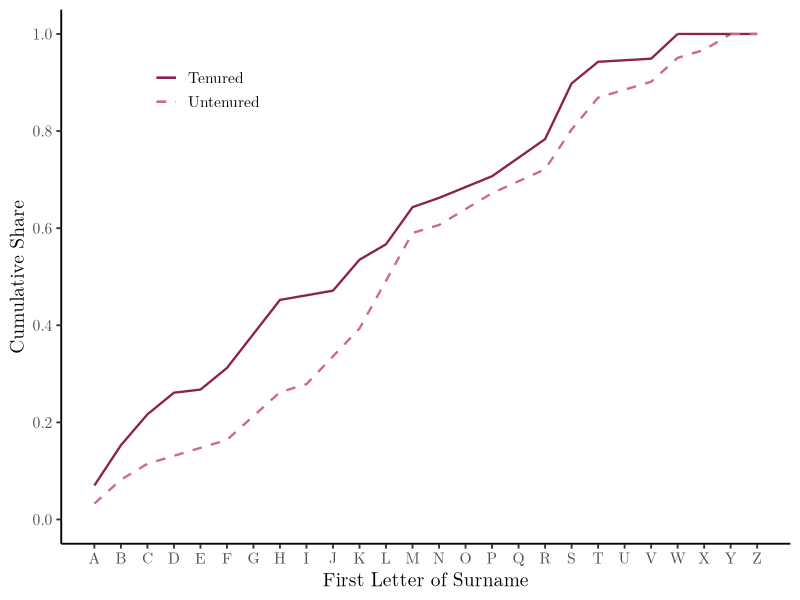

Write R code to recreate this figure. (Note: this script raises an error after producing the figure.)
## ALL FILE PATHS IN SCRIPT ARE RELATIVE TO THIS SCRIPT'S FOLDER LOCATION (code/)

rm(list = ls())

library(data.table, warn.conflicts = FALSE)
library(ggplot2)

# Overleaf LMRoman font
latex_font <- "LM Roman 10"

# Locan Overleaf path, to copy output directly. 
overleaf <- "/Users/sgdodd/Library/CloudStorage/Dropbox-Penn/Stephanie Dodd/Apps/Overleaf/Stat 5200/replication exhibits"

#####################################################
# Pull in faculty data
#####################################################

# Data output from dta_to_csv.R (names already cleaned data_to_csv.R)
faculty <- fread("../data/raw/Surnames_faculty_data.csv")

# Sort alphabetically by last name
setorder(faculty, lname)

# Alphabetical order of surname initial: A = 1 ... Z = 26
faculty[, initial := toupper(substr(lname, 1, 1))]
faculty[, alph_order := match(initial, LETTERS)]


#####################################################
# Figure 1: CDF tenure by initial, for economists
#####################################################

# Restrict to econ data
econdata <- faculty[psych == 0]

# Rm people with missing tenure status. 
econdata <- econdata[!is.na(tenure)]

# Create untenured var for cdf 
econdata[, untenured := NA_integer_]
econdata[tenure == 0, untenured := 1]
econdata[tenure == 1, untenured := 0]

# CDFs of tenure and untenured, for economists, by department rank group
for (top in c(5, 10, 20, 35)) {

	if (top == 35) {
		fname <- "alldept"
	} else {
		fname <- paste0("top", top)
	}

	# Restrict to departments ranked 1 to top
	econ_top <- econdata[rank >= 1 & rank <= top]

	tenureCDF_econ <- ggplot() +
		stat_ecdf(data = econ_top[tenure == 1],
			aes(x = alph_order, color = "Tenured", linetype = "Tenured"),
			geom = "line", pad = FALSE, linewidth = 0.8) +
		stat_ecdf(data = econ_top[untenured == 1],
			aes(x = alph_order, color = "Untenured", linetype = "Untenured"),
			geom = "line", pad = FALSE, linewidth = 0.8) +
		# CDF hits 1 at the last observed initial; extend each line flat at 1 out to Z
		geom_segment(aes(x = max(econ_top[tenure == 1]$alph_order), xend = 26, y = 1, yend = 1,
			color = "Tenured", linetype = "Tenured"), linewidth = 0.8) +
		geom_segment(aes(x = max(econ_top[untenured == 1]$alph_order), xend = 26, y = 1, yend = 1,
			color = "Untenured", linetype = "Untenured"), linewidth = 0.8) +
		scale_color_manual(values = c("Tenured" = "violetred4", "Untenured" = "palevioletred3")) +
		scale_linetype_manual(values = c("Tenured" = "solid", "Untenured" = "dashed")) +
		scale_x_continuous(breaks = 1:26, labels = LETTERS) +
		scale_y_continuous(limits = c(0, 1), breaks = seq(0, 1, 0.2)) +
		labs(x = "First Letter of Surname", y = "Cumulative Share",
			color = NULL, linetype = NULL) +
		theme_classic(base_size = 14, base_family = latex_font) +
		theme(legend.position = c(0.2, 0.85))

	ggsave(paste0("../output/tenureCDF_econ_", fname, ".pdf"), tenureCDF_econ,
		width = 5, height = 4, device = quartz, type = "pdf")
	ggsave(file.path(overleaf, paste0("tenureCDF_econ_", fname, ".pdf")), tenureCDF_econ,
		width = 5, height = 4, device = quartz, type = "pdf")
}


##############################################################
# Table 1: LPM of tenure on surname initial, for economists
##############################################################
# Description of regression specification in README. 
econ_reg <- econdata

# American = 1 if nationality is USA; lots of blanks, counted as not American
econ_reg[, american := 0]
econ_reg[nationality == "USA", american := 1]

# Origin controls: the RAs' two name-origin classifications didn't fully agree, so the paper includes both sets (jewish, indian, otherasian and the "2" versions)
# For each department cutoff: one regression without controls, one with

# Ok, looped regs, w and w/o controls, for different rank groups, to recreate table 1
table1 <- data.table()
for (top in c(5, 10, 20, 35)) {

	# Restrict to departments ranked 1 to top for each group
	# Non-emeritus faculty only
	econ_top <- econ_reg[rank >= 1 & rank <= top & emeritus == 0]

	# Run and store regs
	reg_nocontrols <- lm(tenure ~ alph_order, data = econ_top)
	reg_controls   <- lm(tenure ~ alph_order + american +
		jewish + indian + otherasian + jewish2 + indian2 + otherasian2,
		data = econ_top)

	# Store relevant coeffs, and export regression table outputs as data to input in latex table
	for (controls in c(0, 1)) {
		if (controls == 0) reg <- reg_nocontrols
		if (controls == 1) reg <- reg_controls

		coefs <- summary(reg)$coefficients
		table1 <- rbind(table1, data.table(
			top        = top,
			controls   = controls,
			coef       = coefs["alph_order", "Estimate"],
			se         = coefs["alph_order", "Std. Error"],
			pval       = coefs["alph_order", "Pr(>|t|)"],
			amer_coef  = ifelse(controls == 1, coefs["american", "Estimate"], NA),
			amer_se    = ifelse(controls == 1, coefs["american", "Std. Error"], NA),
			amer_pval  = ifelse(controls == 1, coefs["american", "Pr(>|t|)"], NA),
			rsq        = summary(reg)$r.squared,
			n          = nobs(reg),
			n_tenured  = sum(econ_top$tenure)))
	}
}


## Format Table 1 like the paper

# Significance stars: *** 1 percent, ** 5 percent, * 10 percent
table1[, stars := ""]
table1[pval < 0.10, stars := "*"]
table1[pval < 0.05, stars := "**"]
table1[pval < 0.01, stars := "***"]

table1[, amer_stars := ""]
table1[amer_pval < 0.10, amer_stars := "*"]
table1[amer_pval < 0.05, amer_stars := "**"]
table1[amer_pval < 0.01, amer_stars := "***"]

# Cell text: 4 decimals for coefficients and SEs, SEs in parentheses, LaTeX minus signs
table1[, coef_txt := gsub("-", "$-$", paste0(sprintf("%.4f", coef), stars))]
table1[, se_txt := sprintf("(%.4f)", se)]

# American: emdash in the no-controls columns
table1[, amer_txt := "---"]
table1[controls == 1, amer_txt := gsub("-", "$-$", paste0(sprintf("%.4f", amer_coef), amer_stars))]
table1[, amer_se_txt := ""]
table1[controls == 1, amer_se_txt := sprintf("(%.4f)", amer_se)]

table1[, origin_txt := "No"]
table1[controls == 1, origin_txt := "Yes"]

# N and number tenured span both columns of a sample, so take them from the no-controls rows
table1_n <- table1[controls == 0]
table1_n[, n_txt := paste0("\\multicolumn{2}{c}{", format(n, big.mark = ",", trim = TRUE), "}")]
table1_n[, tenured_txt := paste0("\\multicolumn{2}{c}{", n_tenured,
	" (", sprintf("%.1f", 100 * n_tenured / n), "\\%)}")]

# Aaaaaaand output tex file with formatted table
table1_tex <- c(
	"\\begin{tabular}{l *{8}{c}}",
	"\\toprule",
	"& \\multicolumn{8}{c}{\\textit{DV: Tenure}} \\\\",
	" & \\multicolumn{2}{c}{Top 5 econ} & \\multicolumn{2}{c}{Top 10 econ} & \\multicolumn{2}{c}{Top 20 econ} & \\multicolumn{2}{c}{Top 35 econ} \\\\",
	"\\cmidrule(lr){2-3} \\cmidrule(lr){4-5} \\cmidrule(lr){6-7} \\cmidrule(lr){8-9}",
	" & (1) & (2) & (3) & (4) & (5) & (6) & (7) & (8) \\\\",
	"\\midrule",
	paste0("Last name initial & ", paste(table1$coef_txt, collapse = " & "), " \\\\"),
	paste0(" & ", paste(table1$se_txt, collapse = " & "), " \\\\"),
	paste0("American nationality & ", paste(table1$amer_txt, collapse = " & "), " \\\\"),
	paste0(" & ", paste(table1$amer_se_txt, collapse = " & "), " \\\\"),
	"\\midrule[0.25pt]",
	paste0("Six origin controls & ", paste(table1$origin_txt, collapse = " & "), " \\\\"),
	paste0("Number of tenured (\\%) & ", paste(table1_n$tenured_txt, collapse = " & "), " \\\\"),
	paste0("R$^2$ & ", paste(sprintf("%.4f", table1$rsq), collapse = " & "), " \\\\"),
	paste0("Number of obs. & ", paste(table1_n$n_txt, collapse = " & "), " \\\\"),
	"\\bottomrule",
	"\\end{tabular}"
	)

writeLines(table1_tex, "../output/table1_tenure_econ.tex")
writeLines(table1_tex, file.path(overleaf, "table1_tenure_econ.tex"))


#####################################################
# Figure 4: CDF tenure by initial, for psychologists
#####################################################

# Restrict to psych data
psychdata <- faculty[psych == 1]

# Rm people with missing tenure status. 
psychdata <- psychdata[!is.na(tenure)]

# Create untenured var for cdf 
psychdata[, untenured := NA_integer_]
psychdata[tenure == 0, untenured := 1]
psychdata[tenure == 1, untenured := 0]

# CDFs of tenure and untenured, for psychologists, by department rank group
for (top in c(5, 10, 20, 35)) {

	if (top == 35) {
		fname <- "alldept"
	} else {
		fname <- paste0("top", top)
	}

	# Restrict to departments ranked 1 to top
	psych_top <- psychdata[rank >= 1 & rank <= top]

	tenureCDF_psych <- ggplot() +
		stat_ecdf(data = psych_top[tenure == 1],
			aes(x = alph_order, color = "Tenured", linetype = "Tenured"),
			geom = "line", pad = FALSE, linewidth = 0.8) +
		stat_ecdf(data = psych_top[untenured == 1],
			aes(x = alph_order, color = "Untenured", linetype = "Untenured"),
			geom = "line", pad = FALSE, linewidth = 0.8) +
		# CDF hits 1 at the last observed initial; extend each line flat at 1 out to Z
		geom_segment(aes(x = max(psych_top[tenure == 1]$alph_order), xend = 26, y = 1, yend = 1,
			color = "Tenured", linetype = "Tenured"), linewidth = 0.8) +
		geom_segment(aes(x = max(psych_top[untenured == 1]$alph_order), xend = 26, y = 1, yend = 1,
			color = "Untenured", linetype = "Untenured"), linewidth = 0.8) +
		scale_color_manual(values = c("Tenured" = "violetred4", "Untenured" = "palevioletred3")) +
		scale_linetype_manual(values = c("Tenured" = "solid", "Untenured" = "dashed")) +
		scale_x_continuous(breaks = 1:26, labels = LETTERS) +
		scale_y_continuous(limits = c(0, 1), breaks = seq(0, 1, 0.2)) +
		labs(x = "First Letter of Surname", y = "Cumulative Share",
			color = NULL, linetype = NULL) +
		theme_classic(base_size = 14, base_family = latex_font) +
		theme(legend.position = c(0.2, 0.85))

	ggsave(paste0("../output/tenureCDF_psych_", fname, ".pdf"), tenureCDF_psych,
		width = 5, height = 4, device = quartz, type = "pdf")
	ggsave(file.path(overleaf, paste0("tenureCDF_psych_", fname, ".pdf")), tenureCDF_psych,
		width = 5, height = 4, device = quartz, type = "pdf")
}


#####################################################
# Table 4: LPM of tenure on surname initial, for psychologists
#####################################################

# Description of regression specification in README.

# No American control: nationality is blank for all psychologists

# Origin controls: the RAs' two name-origin classifications didn't fully agree, so the paper includes both sets (jewish, indian, otherasian and the "2" versions)
# For each department cutoff: one regression without controls, one with

# Ok, looped regs, w and w/o controls, for different rank groups, to recreate table 4
table4 <- data.table()
for (top in c(5, 10, 20, 35)) {

	# Restrict to departments ranked 1 to top for each group
	# Non-emeritus faculty only
	psych_top <- psychdata[rank >= 1 & rank <= top & emeritus == 0]

	# Run and store regs
	reg_nocontrols <- lm(tenure ~ alph_order, data = psych_top)
	reg_controls   <- lm(tenure ~ alph_order +
		jewish + indian + otherasian + jewish2 + indian2 + otherasian2,
		data = psych_top)

	# Store relevant coeffs, and export regression table outputs as data to input in latex table
	for (controls in c(0, 1)) {
		if (controls == 0) reg <- reg_nocontrols
		if (controls == 1) reg <- reg_controls

		coefs <- summary(reg)$coefficients
		table4 <- rbind(table4, data.table(
			top       = top,
			controls  = controls,
			coef      = coefs["alph_order", "Estimate"],
			se        = coefs["alph_order", "Std. Error"],
			pval      = coefs["alph_order", "Pr(>|t|)"],
			rsq       = summary(reg)$r.squared,
			n         = nobs(reg),
			n_tenured = sum(psych_top$tenure)))
	}
}


## Format Table 4 like the paper

# Significance stars: *** 1 percent, ** 5 percent, * 10 percent
table4[, stars := ""]
table4[pval < 0.10, stars := "*"]
table4[pval < 0.05, stars := "**"]
table4[pval < 0.01, stars := "***"]

# Cell text: 4 decimals for coefficients and SEs, SEs in parentheses, LaTeX minus signs
table4[, coef_txt := gsub("-", "$-$", paste0(sprintf("%.4f", coef), stars))]
table4[, se_txt := sprintf("(%.4f)", se)]

table4[, origin_txt := "No"]
table4[controls == 1, origin_txt := "Yes"]

# N and number tenured span both columns of a sample, so take them from the no-controls rows
table4_n <- table4[controls == 0]
table4_n[, n_txt := paste0("\\multicolumn{2}{c}{", format(n, big.mark = ",", trim = TRUE), "}")]
table4_n[, tenured_txt := paste0("\\multicolumn{2}{c}{", format(n_tenured, big.mark = ",", trim = TRUE),
	" (", sprintf("%.1f", 100 * n_tenured / n), "\\%)}")]

# Aaaaaaand output tex file with formatted table
table4_tex <- c(
	"\\begin{tabular}{l *{8}{c}}",
	"\\toprule",
	"& \\multicolumn{8}{c}{\\textit{DV: Tenure}} \\\\",
	" & \\multicolumn{2}{c}{Top 5 psych} & \\multicolumn{2}{c}{Top 10 psych} & \\multicolumn{2}{c}{Top 20 psych} & \\multicolumn{2}{c}{Top 35 psych} \\\\",
	"\\cmidrule(lr){2-3} \\cmidrule(lr){4-5} \\cmidrule(lr){6-7} \\cmidrule(lr){8-9}",
	" & (1) & (2) & (3) & (4) & (5) & (6) & (7) & (8) \\\\",
	"\\midrule",
	paste0("Last name initial & ", paste(table4$coef_txt, collapse = " & "), " \\\\"),
	paste0(" & ", paste(table4$se_txt, collapse = " & "), " \\\\"),
	"\\midrule[0.25pt]",
	paste0("Six origin controls & ", paste(table4$origin_txt, collapse = " & "), " \\\\"),
	paste0("Number of tenured (\\%) & ", paste(table4_n$tenured_txt, collapse = " & "), " \\\\"),
	paste0("R$^2$ & ", paste(sprintf("%.4f", table4$rsq), collapse = " & "), " \\\\"),
	paste0("Number of obs. & ", paste(table4_n$n_txt, collapse = " & "), " \\\\"),
	"\\bottomrule",
	"\\end{tabular}"
	)

writeLines(table4_tex, "../output/table4_tenure_psych.tex")
writeLines(table4_tex, file.path(overleaf, "table4_tenure_psych.tex"))
